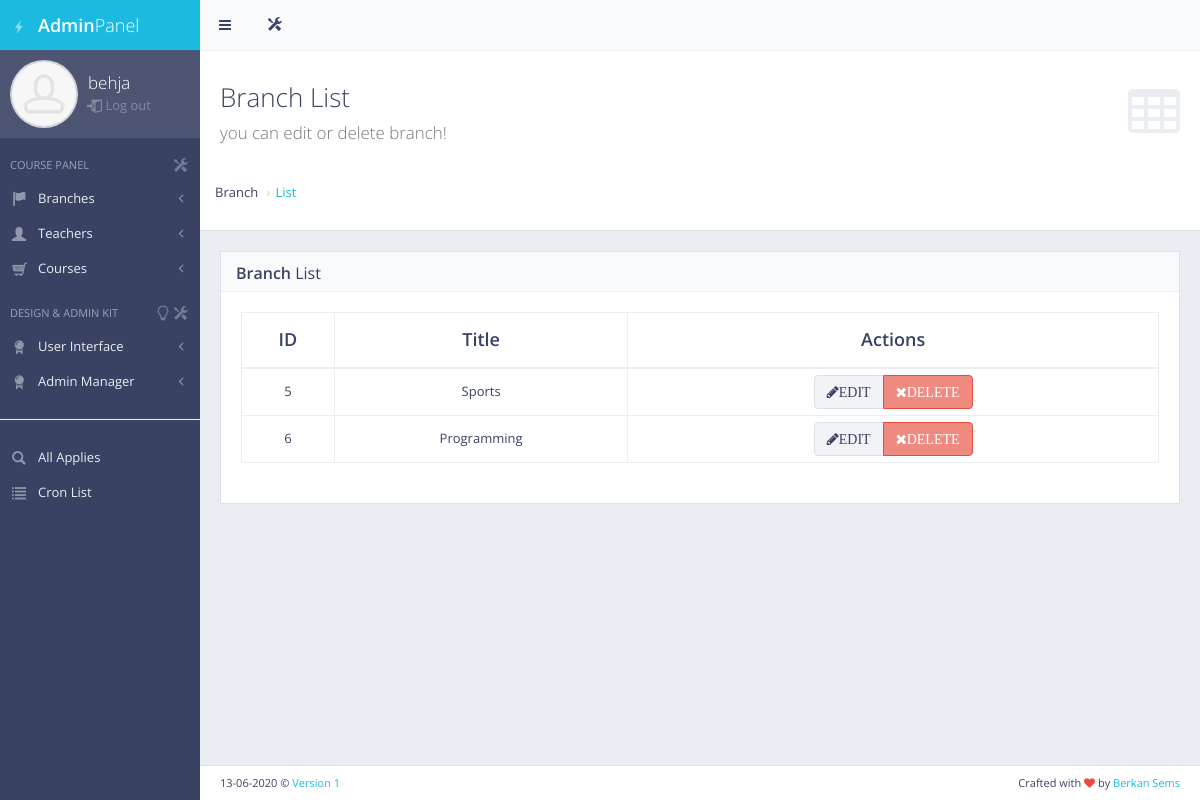
Screenshot of /panel/branch_list/ (signed in) with the database file from the repository.
### panel/models.py (models this page shows, shortened)
class Branch(models.Model):
    name = models.CharField(max_length=30)

### panel/decorators.py (the view)
        def wrapper_function(request, *args, **kwargs):
            group = None
            if request.user.groups.exists():
                group = request.user.groups.all()[0].name
            for role in allowed_roles:
                if group == role:
                    return view_func(request, *args, **kwargs)
            return HttpResponse("You are not authorized to view this page")

### panel/views.py (called while the page is built)
@login_required(login_url='my_login')
@allowed_users(allowed_roles=['admin'])
def branchList(request):
    branches = Branch.objects.all()
    context = {'branches': branches}
    return render(request, 'back/branch_list.html', context)

### templates/back/branch_list.html
{% extends 'back/master_panel.html' %}
{% load static %}
{% block content %}
    <div id="page-content">
        <div class="content-header">
            <div class="header-section">
                <h1>
                    <i class="fa fa-table"></i>Branch List<br><small>you can edit or delete branch!</small>
                </h1>
            </div>
            <div class="breadcrumb breadcrump-top">
                <li>Branch</li>
                <li><a href="#">List</a></li>
            </div>
        </div>
        <div class="block full">
            <div class="block-title">
                <h2><strong>Branch</strong> List</h2>
            </div>
            <div class="table-responsive">
                <table id="example-datatable" class="table table-vcenter table-condensed table-bordered">
                    <thead>
                    <tr>
                        <th class="text-center">ID</th>
                        <th class="text-center">Title</th>
                        <th class="text-center">Actions</th>
                    </tr>
                    </thead>
                    <tbody>
                    {% for branch in branches %}
                        <tr class="text-center">
                            <td>{{ branch.id }}</td>
                            <td>{{ branch.name }}</td>
                            <td class="text-center">
                                <div class="btn-group">
                                    <a href="{% url 'branch_update' branch.id %}" data-toggle="tooltip" title="Edit"
                                       class="btn btn-default"><i class="fa fa-pencil">EDIT</i></a>
                                    <a href="{% url 'branch_delete' branch.id %}" data-toggle="tooltip" title="Delete"
                                       class="btn btn-danger"><i class="fa fa-times">DELETE</i></a>
                                </div>
                            </td>
                        </tr>
                    {% endfor %}
                    </tbody>
                </table>
            </div>
        </div>
    </div>
{% endblock %}

### templates/back/master_panel.html (shortened to what this page needs)
{% load static %}
<!DOCTYPE html>
 <html class="no-js" lang="en">
    <head>
        <link rel="stylesheet" href="{% static 'back/css/bootstrap.min.css' %}">
        <link rel="stylesheet" href="{% static 'back/css/plugins.css' %}">
        <link rel="stylesheet" href="{% static 'back/css/main.css' %}">
        <link rel="stylesheet" href="{% static 'back/css/themes.css' %}">
    </head>
    <body>
        <div id="page-wrapper">
            <div id="page-container" class="sidebar-partial sidebar-visible-lg sidebar-no-animations">
                <div id="sidebar">
                    <div id="sidebar-scroll">
                        <div class="sidebar-content">
                            <a href="{% url 'panel' %}" class="sidebar-brand">
                                <i class="gi gi-flash"></i><span class="sidebar-nav-mini-hide"><strong>Admin</strong>Panel</span>
                            </a>
                            <div class="sidebar-section sidebar-user clearfix sidebar-nav-mini-hide">
                                <div class="sidebar-user-avatar">
                                    <a href="{% url 'panel' %}">
                                        <img src="{% static 'back/img/placeholders/avatars/avatar2.jpg' %}" alt="avatar">
                                    </a>
                                </div>
                                <div class="sidebar-user-name">{{ request.user.username }}</div>
                                <div class="sidebar-user-links">
                                    <a href="{% url 'my_logout' %}" data-toggle="tooltip" data-placement="bottom" title="Logout"><i class="gi gi-exit "></i>  Log out</a>
                                </div>
                            </div>
                            <ul class="sidebar-nav">
                                <li class="sidebar-header">
                                    <span class="sidebar-header-options clearfix"><a href="javascript:void(0)" data-toggle="tooltip" title="Quick Settings"><i class="gi gi-settings"></i></a></span>
                                    <span class="sidebar-header-title">Course Panel</span>
                                </li>
                                <li>
                                    <a href="#" class="sidebar-nav-menu"><i class="fa fa-angle-left sidebar-nav-indicator sidebar-nav-mini-hide"></i><i class="gi gi-flag sidebar-nav-icon"></i><span class="sidebar-nav-mini-hide">Branches</span></a>
                                </li>
                                <li>
                                    <a href="#" class="sidebar-nav-menu"><i class="fa fa-angle-left sidebar-nav-indicator sidebar-nav-mini-hide"></i><i class="hi hi-user sidebar-nav-icon"></i><span class="sidebar-nav-mini-hide">Teachers</span></a>
                                </li>
                                <li>
                                    <a href="#" class="sidebar-nav-menu"><i class="fa fa-angle-left sidebar-nav-indicator sidebar-nav-mini-hide"></i><i class="gi gi-shopping_cart sidebar-nav-icon"></i><span class="sidebar-nav-mini-hide">Courses</span></a>
                                </li>
                                <li class="sidebar-header">
                                    <span class="sidebar-header-options clearfix"><a href="javascript:void(0)" data-toggle="tooltip" title="Quick Settings"><i class="gi gi-settings"></i></a><a href="javascript:void(0)" data-toggle="tooltip" title="Change slider image and features!"><i class="gi gi-lightbulb"></i></a></span>
                                    <span class="sidebar-header-title">Design & Admin Kit</span>
                                </li>
                                <li>
                                    <a href="#" class="sidebar-nav-menu"><i class="fa fa-angle-left sidebar-nav-indicator sidebar-nav-mini-hide"></i><i class="gi gi-certificate sidebar-nav-icon"></i><span class="sidebar-nav-mini-hide">User Interface</span></a>
                                </li>
                                <li>
                                    <a href="#" class="sidebar-nav-menu"><i class="fa fa-angle-left sidebar-nav-indicator sidebar-nav-mini-hide"></i><i class="gi gi-certificate sidebar-nav-icon"></i><span class="sidebar-nav-mini-hide">Admin Manager</span></a>
                                </li>
                                <hr>
                                <li>
                                    <a href="{% url 'applies' %}"><i class="gi gi-search sidebar-nav-icon"></i>All Applies</a>
                                </li>
                                <li>
                                    <a href="{% url 'cron_list' %}"><i class="gi gi-list sidebar-nav-icon"></i>Cron List</a>
                                </li>
                            </ul>
                        </div>
                    </div>
                </div>
                <div id="main-container">
                    <header class="navbar navbar-default">
                        <ul class="nav navbar-nav-custom">
                            <li>
                                <a href="javascript:void(0)" onclick="App.sidebar('toggle-sidebar');this.blur();">
                                    <i class="fa fa-bars fa-fw"></i>
                                </a>
                            </li>
                            <li class="dropdown">
                                <a href="javascript:void(0)" class="dropdown-toggle" data-toggle="dropdown">
                                    <i class="gi gi-settings"></i>
                                </a>
                            </li>
                        </ul>
                    </header>
                    {% block content %}
                    {% endblock %}
                    <footer class="clearfix">
                        <div class="pull-right">
                            Crafted with <i class="fa fa-heart text-danger"></i> by <a href="https://1.envato.market/ydb" target="_blank">Berkan Sems</a>
                        </div>
                        <div class="pull-left">
                            <span>13-06-2020</span> &copy; <a>Version 1</a>
                        </div>
                    </footer>
                </div>
            </div>
        </div>
    </body>
</html>

### rows the page displays
Branch: id "5", name "Sports"
Branch: id "6", name "Programming"

### other values shown
{{ request.user.username }} "behja"
